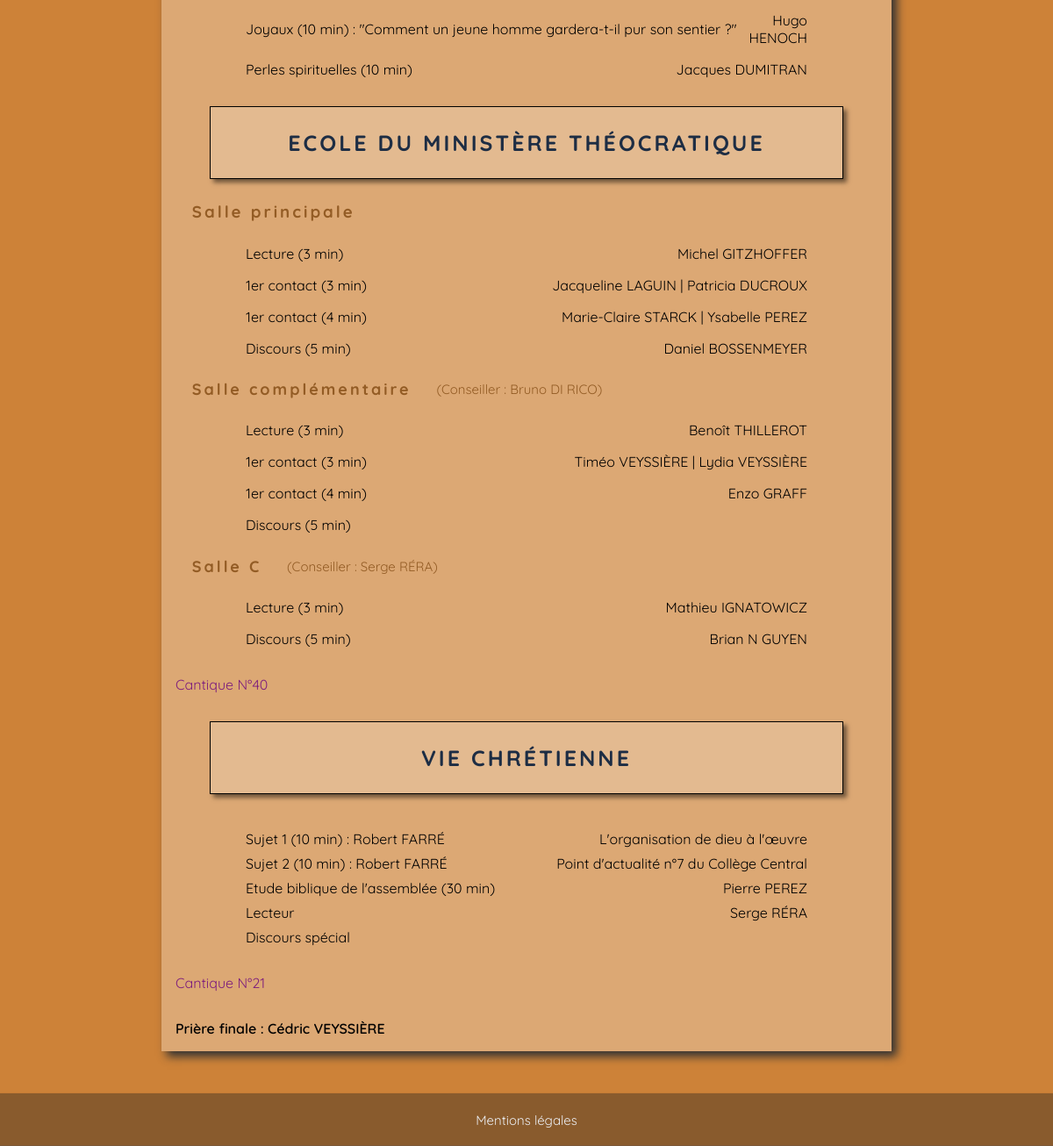
Page /vcm/2/ (lower part) on the earlier database version.
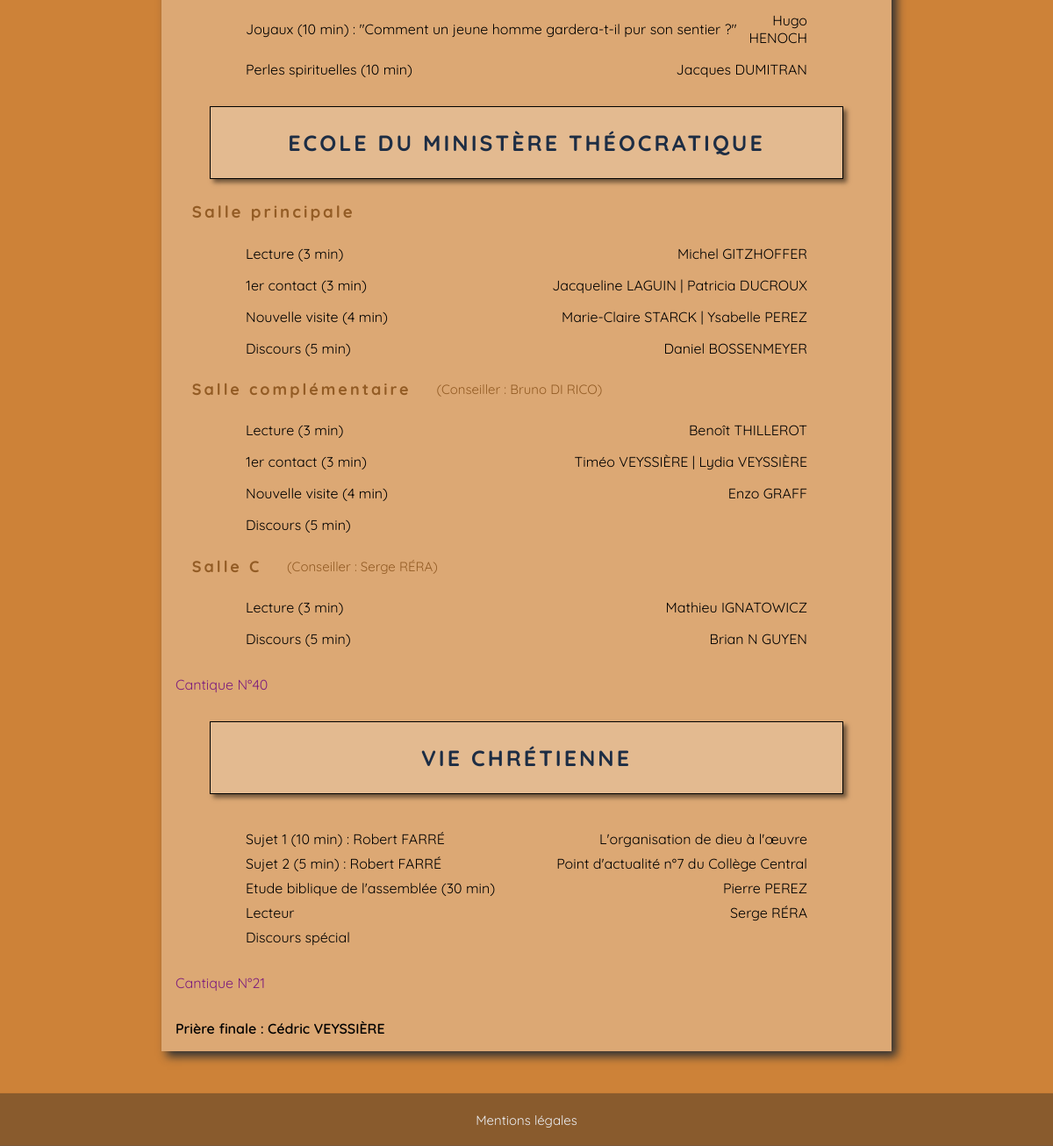
Same page on the later database version.
### vcm/models.py (models this page shows)
class Meeting(models.Model):
    ALLOCATION_TYPES = [
        ("FIRST_CONTACT", "1er contact"),
        ("RETURN_VISIT", "Nouvelle visite"),
        ("BIBLE_STUDY", "Cours biblique"),
        ("TALK", "Discussion"),
        ("SPEECH", "Discours"),
        ("VIDEO", "Vidéo"),
    ]
    id = models.BigAutoField(primary_key=True)
    date = models.DateField(
        default=now,
    )
    president = models.ForeignKey(
        Person,
        on_delete=models.CASCADE,
        related_name="meetings_as_president",
    )
    prayer1 = models.ForeignKey(
        Person,
        on_delete=models.CASCADE,
        related_name="meetings_as_prayer1",
    )
    prayer2 = models.ForeignKey(
        Person,
        on_delete=models.CASCADE,
        related_name="meetings_as_prayer2",
    )
    song1 = models.IntegerField()
    song2 = models.IntegerField()
    song3 = models.IntegerField()
    portion = models.CharField(
        max_length=150,
    )
    jewels = models.ForeignKey(
        Person,
        on_delete=models.CASCADE,
        related_name="meetings_as_jewels",
    )
    jewels_title = models.CharField(
        max_length=150,
    )
    pearls = models.ForeignKey(
        Person,
        on_delete=models.CASCADE,
        related_name="meetings_as_pearls",
    )
    reading1 = models.ForeignKey(
        Person,
        on_delete=models.CASCADE,
        related_name="meetings_as_reading1",
    )
    reading2 = models.ForeignKey(
        Person,
        on_delete=models.CASCADE,
        related_name="meetings_as_reading2",
        blank=True,
        null=True,
    )
    reading3 = models.ForeignKey(
        Person,
        on_delete=models.CASCADE,
        related_name="meetings_as_reading3",
        blank=True,
        null=True,
    )
    advisor2 = models.ForeignKey(
        Person,
        on_delete=models.CASCADE,
        related_name="meetings_as_advisor2",
        blank=True,
        null=True,
    )
    advisor3 = models.ForeignKey(
        Person,
        on_delete=models.CASCADE,
        related_name="meetings_as_advisor3",
        blank=True,
        null=True,
    )
    alloc1_type = models.CharField(
        max_length=20,
        choices=ALLOCATION_TYPES,
    )
    alloc2_type = models.CharField(
        max_length=20,
        choices=ALLOCATION_TYPES,
    )
    alloc3_type = models.CharField(
        max_length=20,
        choices=ALLOCATION_TYPES,
        blank=True,
        null=True,
    )
    alloc4_type = models.CharField(
        max_length=20,
        choices=ALLOCATION_TYPES,
        blank=True,
        null=True,
    )
    alloc1_duration = models.IntegerField()
    alloc2_duration = models.IntegerField()
    alloc3_duration = models.IntegerField(
        blank=True,
        null=True,
    )
    alloc4_duration = models.IntegerField(
        blank=True,
        null=True,
    )
    alloc1pupil_hall1 = models.ForeignKey(
        Person,
        on_delete=models.CASCADE,
        related_name="meetings_as_a1p_h1",
    )
    alloc1inter_hall1 = models.ForeignKey(
        Person,
        on_delete=models.CASCADE,
        related_name="meetings_as_a1i_h1",
        blank=True,
        null=True,
    )
    alloc2pupil_hall1 = models.ForeignKey(
        Person,
        on_delete=models.CASCADE,
        related_name="meetings_as_a2p_h1",
    )
    alloc2inter_hall1 = models.ForeignKey(
        Person,
        on_delete=models.CASCADE,
        related_name="meetings_as_a2i_h1",
        blank=True,
        null=True,
    )
    alloc3pupil_hall1 = models.ForeignKey(
        Person,
        on_delete=models.CASCADE,
        related_name="meetings_as_a3p_h1",
        blank=True,
        null=True,
    )
    alloc3inter_hall1 = models.ForeignKey(
        Person,
        on_delete=models.CASCADE,
        related_name="meetings_as_a3i_h1",
        blank=True,
        null=True,
    )
    alloc4pupil_hall1 = models.ForeignKey(
        Person,
        on_delete=models.CASCADE,
        related_name="meetings_as_a4p_h1",
        blank=True,
        null=True,
    )
    alloc4inter_hall1 = models.ForeignKey(
        Person,
        on_delete=models.CASCADE,
        related_name="meetings_as_a4i_h1",
        blank=True,
        null=True,
    )
    alloc1pupil_hall2 = models.ForeignKey(
        Person,
        on_delete=models.CASCADE,
        related_name="meetings_as_a1p_h2",
        blank=True,
        null=True,
    )
    alloc1inter_hall2 = models.ForeignKey(
        Person,
        on_delete=models.CASCADE,
        related_name="meetings_as_a1i_h2",
        blank=True,
        null=True,
    )
    alloc2pupil_hall2 = models.ForeignKey(
        Person,
        on_delete=models.CASCADE,
        related_name="meetings_as_a2p_h2",
        blank=True,
        null=True,
    )
    alloc2inter_hall2 = models.ForeignKey(
        Person,
        on_delete=models.CASCADE,
        related_name="meetings_as_a2i_h2",
        blank=True,
        null=True,
    )
    alloc3pupil_hall2 = models.ForeignKey(
        Person,
        on_delete=models.CASCADE,
        related_name="meetings_as_a3p_h2",
        blank=True,
        null=True,
    )
    alloc3inter_hall2 = models.ForeignKey(
        Person,
        on_delete=models.CASCADE,
        related_name="meetings_as_a3i_h2",
        blank=True,
        null=True,
    )
    alloc4pupil_hall2 = models.ForeignKey(
        Person,
        on_delete=models.CASCADE,
        related_name="meetings_as_a4p_h2",
        blank=True,
        null=True,
    )
    alloc4inter_hall2 = models.ForeignKey(
        Person,
        on_delete=models.CASCADE,
        related_name="meetings_as_a4i_h2",
        blank=True,
        null=True,
    )
    pupil0_hall3 = models.ForeignKey(
        Person,
        on_delete=models.CASCADE,
        related_name="meetings_as_a0p_h3",
        blank=True,
        null=True,
    )
    inter0_hall3 = models.ForeignKey(
        Person,
        on_delete=models.CASCADE,
        related_name="meetings_as_a0i_h3",
        blank=True,
        null=True,
    )
    pupil_hall3 = models.ForeignKey(
        Person,
        on_delete=models.CASCADE,
        related_name="meetings_as_a1p_h3",
        blank=True,
        null=True,
    )
    vcm1 = models.ForeignKey(
        Person,
        on_delete=models.CASCADE,
        related_name="meetings_as_vcm1",
    )
    vcm2 = models.ForeignKey(
        Person,
        on_delete=models.CASCADE,
        related_name="meetings_as_vcm2",
        blank=True,
        null=True,
    )
    vcm3 = models.ForeignKey(
        Person,
        on_delete=models.CASCADE,
        related_name="meetings_as_vcm3",
        blank=True,
        null=True,
    )
    vcm1_duration = models.IntegerField()
    vcm2_duration = models.IntegerField(
        blank=True,
        null=True,
    )
    vcm3_duration = models.IntegerField(
        blank=True,
        null=True,
    )
    vcm1_title = models.TextField(max_length=100)
    vcm2_title = models.TextField(
        max_length=100,
        blank=True,
        null=True,
    )
    vcm3_title = models.TextField(
        max_length=100,
        blank=True,
        null=True,
    )
    eba = models.ForeignKey(
        Person,
        on_delete=models.CASCADE,
        related_name="meetings_as_eba",
        blank=True,
        null=True,
    )
    eba_reader = models.ForeignKey(
        Person,
        on_delete=models.CASCADE,
        related_name="meetings_as_eba_reader",
        blank=True,
        null=True,
    )
    supervisor = models.TextField(
        max_length=100,
        blank=True,
        null=True,
    )
    special_speech = models.CharField(
        max_length=100,
        blank=True,
        null=True,
    )

### persons/models.py (models this page shows, shortened)
class Person(models.Model):
    GENDER = (
        ("MALE", "Homme"),
        ("FEMALE", "Femme"),
    )
    FUNCTION = (
        ("NONE", ""),
        ("ELDER", "Ancien"),
        ("ASSISTANT", "Assistant"),
    )
    ROLES = (
        ("COORDINATOR", "Coordinateur"),
        ("SECRETARY", "Secrétaire"),
        ("PRED_RESP", "Responsable de la prédication"),
        ("GROUP_RESP", "Responsable de groupe"),
        ("GROUP_ADJ", "Adjoint de groupe"),
        ("GROUP_PREP", "Préposé de groupe"),
        ("TERR_RESP", "Responsable aux territoires"),
        ("TERR_ADJ", "Adjoint aux territoires"),
        ("BOOKS_RESP", "Responsable aux publications"),
        ("BOOKS_ADJ", "Adjoint aux publications"),
        ("CONSEILLOR", "Conseiller adjoint"),
        ("WATCHTOWER_RESP", "Responsable à la Tour de Garde"),
        ("VCM_RESP", "Responsable à la VCM"),
        ("VCM_ADJ", "Adjoint à la VCM"),
        ("WEEKEND_RESP", "Responsable des réunions du week-end"),
        ("WEEKEND_ADJ", "Adjoint aux réunions du week-end"),
        ("WELCOME_RESP", "Responsable de l'accueil"),
        ("WELCOME_MEMBER", "Membre de l'accueil"),
        ("SONO_RESP", "Responsable de la sono"),
        ("SONO_MEMBER", "Membre de la sono"),
        ("PODIUM", "Estrade"),
        ("MICRO", "Perche"),
        ("CLH", "CLH"),
        ("GESTION_RESP", "Responsable du Comité de gestion"),
        ("GESTION_MEMBER", "Membre du Comité de gestion"),
        ("MAINTENANCE_RESP", "Coordinateur à la maintenance"),
        ("CLEANING_RESP", "Coordinateur à l'entretien"),
        ("GREEN_SPACES_RESP", "Responsable des travaux d'espaces verts"),
        ("ACCOUNT_RESP", "Responsable aux comptes"),
        ("ACCOUNT_ADJ", "Adjoint aux comptes"),
        ("TREASURER", "Trésorier"),
        ("BOARD_RESP", "Responsable du tableau d'affichage"),
    )
    STATUS = (
        ("NONE", ""),
        ("UNBAPT_PUBLISHER", "PNB"),
        ("PUBLISHER", "PROCL"),
        ("TEMPORARY", "PA"),
        ("PERMANENT", "PP"),
        ("SPECIAL", "PS"),
    )
    firstname = models.CharField(
        max_length=100,
        verbose_name="Prénom",
    )
    lastname = models.CharField(
        max_length=100,
        verbose_name="Nom",
    )
    gender = models.CharField(
        max_length=6,
        choices=GENDER,
        verbose_name="Genre",
    )
    cong_function = models.CharField(
        max_length=9,
        choices=FUNCTION,
        verbose_name="Fonction",
        blank=True,
        null=True,
    )
    cong_roles = models.CharField(
        max_length=255,
        verbose_name="Rôles",
        blank=True,
        null=True,
    )
    cong_status = models.CharField(
        max_length=16,
        choices=STATUS,
        verbose_name="Statut",
        blank=True,
        null=True,
    )
    group = models.ForeignKey(
        Group,
        on_delete=models.CASCADE,
        verbose_name="Groupe",
        blank=True,
        null=True,
    )
    property
    def fullname(self):
        return f"{self.firstname} {self.lastname.upper()}"

### vcm/views.py (the view)
class VcmMeetingDetail(DetailView):
    model = Meeting
    template_name = "vcm/detail.html"
    context_object_name = "meeting"

### vcm/templates/vcm/detail.html (shortened to what the changed rows need)
{% extends 'vla_django/base.html' %}
{% load static %}
{% block extra_css %}
<link rel="stylesheet" href="{% static 'style/vcm.css' %}" />
{% endblock %}
{% block content %}
<main>
  <section class="meetings">
    <article class="meeting">
      <div class="jewels">
        <span>Joyaux (10 min) : {{meeting.jewels_title}}</span>
        <span>{{meeting.jewels.fullname}}</span>
      </div>
      <div class="pearls">
        <span>Perles spirituelles (10 min)</span>
        <span>{{meeting.pearls.fullname}}</span>
      </div>
      <h2>Ecole du Ministère Théocratique</h2>
      <h3>Salle principale</h3>
      <div class="allocution">
        <span>Lecture (3 min)</span>
        <span>{{meeting.reading1.fullname}}</span>
      </div>
      <div class="allocution">
        <span
          >{{meeting.get_alloc1_type_display }} ({{meeting.alloc1_duration}}
          min)</span
        >
        <span
          >{{meeting.alloc1pupil_hall1.fullname}}{% if meeting.alloc1inter_hall1 %} | {{meeting.alloc1inter_hall1.fullname}}{% endif %}</span
        >
      </div>
      <div class="allocution">
        <span
          >{{meeting.get_alloc2_type_display }} ({{meeting.alloc2_duration}}
          min)</span
        >
        <span
          >{{meeting.alloc2pupil_hall1.fullname}}{% if meeting.alloc2inter_hall1 %} | {{meeting.alloc2inter_hall1.fullname}}{% endif %}</span
        >
      </div>
      {% if meeting.alloc3_duration %}
      <div class="allocution">
        <span
          >{{meeting.get_alloc3_type_display }} ({{meeting.alloc3_duration}}
          min)</span
        >
        <span
          >{{meeting.alloc3pupil_hall1.fullname}}{% if meeting.alloc3inter_hall1 %} | {{meeting.alloc3inter_hall1.fullname}}{% endif %}</span
        >
      </div>
      {% endif %}  {% if meeting.reading2 %}
      <h3>
        <span>Salle complémentaire</span>
        <span class="advisor2"
          >(Conseiller : {{meeting.advisor2.fullname}})</span
        >
      </h3>
      <div class="allocution">
        <span>Lecture (3 min)</span>
        <span>{{meeting.reading2.fullname}}</span>
      </div>
      <div class="allocution">
        <span
          >{{meeting.get_alloc1_type_display }} ({{meeting.alloc1_duration}}
          min)</span
        >
        <span
          >{{meeting.alloc1pupil_hall2.fullname}}{% if meeting.alloc1inter_hall2 %} | {{meeting.alloc1inter_hall2.fullname}}{% endif %}</span
        >
      </div>
      <div class="allocution">
        <span
          >{{meeting.get_alloc2_type_display }} ({{meeting.alloc2_duration}}
          min)</span
        >
        <span
          >{{meeting.alloc2pupil_hall2.fullname}}{% if meeting.alloc2inter_hall2 %} | {{meeting.alloc2inter_hall2.fullname}}{% endif %}</span
        >
      </div>
      {% if meeting.alloc3_duration %}
      <div class="allocution">
        <span
          >{{meeting.get_alloc3_type_display }} ({{meeting.alloc3_duration}}
          min)</span
        >
      </div>
      {% endif %}  {% endif %} {% if meeting.reading3 %}
      <h3>
        <span>Salle C</span>
        <span class="advisor2"
          >(Conseiller : {{meeting.advisor3.fullname}})</span
        >
      </h3>
      <div class="allocution">
        <span>Lecture (3 min)</span>
        <span>{{meeting.reading3.fullname}}</span>
      </div>
      <div class="allocution">
        <span>Discours (5 min)</span>
        <span>{{meeting.pupil_hall3.fullname}}</span>
      </div>
      {% endif %}
      <div class="song">Cantique N°{{meeting.song2}}</div>
      <h2 class="mb1em">Vie Chrétienne</h2>
      <section class="vcm">
        <div>
          <span
            >Sujet {% if meeting.vcm2 %}1 {% else %}unique {% endif %}({{meeting.vcm1_duration}} min) : {{meeting.vcm1.fullname}}</span
          >
          <span>{{meeting.vcm1_title}}</span>
        </div>
        {% if meeting.vcm2 %}
        <div>
          <span
            >Sujet 2 ({{meeting.vcm2_duration}} min) :
            {{meeting.vcm2.fullname}}</span
          >
          <span>{{meeting.vcm2_title}}</span>
        </div>
        {% endif %}
        <div class="eba">
          <span>Etude biblique de l'assemblée (30 min)</span>
          <span>{{meeting.eba.fullname}}</span>
        </div>
        <div>
          <span>Lecteur</span>
          <span>{{meeting.eba_reader.fullname}}</span>
        </div>
        <div>
        </div>
      </section>
      <div class="song">Cantique N°{{meeting.song3}}</div>
      <div class="prayer">Prière finale : {{meeting.prayer2.fullname}}</div>
    </article>
  </section>
</main>
{% endblock %}

Differences in the rows shown:
changed Meeting "\"Comment un jeune homme gardera-t-il pur son sentier ?\"": alloc2_type "1er contact" → "Nouvelle visite"; vcm2_duration "10" → "5"
